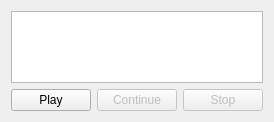
                <widget class="QWidget" name="tabScript_2">
                 <attribute name="title">
                  <string>Script</string>
                 </attribute>
                 <layout class="QVBoxLayout" name="verticalLayout_79">
                  <item>
                   <widget class="QListWidget" name="listScript">
                    <property name="sizePolicy">
                     <sizepolicy hsizetype="Expanding" vsizetype="Minimum">
                      <horstretch>0</horstretch>
                      <verstretch>0</verstretch>
                     </sizepolicy>
                    </property>
                    <property name="sizeAdjustPolicy">
                     <enum>QAbstractScrollArea::AdjustToContents</enum>
                    </property>
                   </widget>
                  </item>
                  <item>
                   <layout class="QHBoxLayout" name="horizontalLayout_24">
                    <item>
                     <widget class="QPushButton" name="btnScriptPlay">
                      <property name="text">
                       <string>Play</string>
                      </property>
                     </widget>
                    </item>
                    <item>
                     <widget class="QPushButton" name="btnScriptNext">
                      <property name="enabled">
                       <bool>false</bool>
                      </property>
                      <property name="text">
                       <string>Continue</string>
                      </property>
                     </widget>
                    </item>
                    <item>
                     <widget class="QPushButton" name="btnScriptStop">
                      <property name="enabled">
                       <bool>false</bool>
                      </property>
                      <property name="text">
                       <string>Stop</string>
                      </property>
                     </widget>
                    </item>
                   </layout>
                  </item>
                 </layout>
                </widget>
